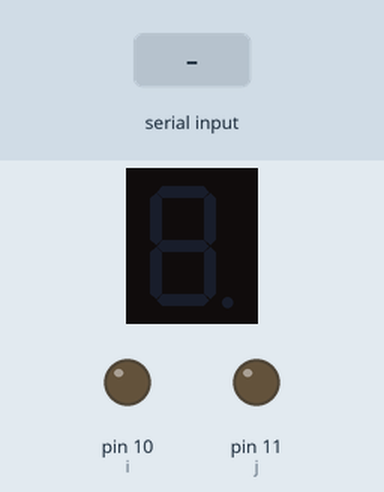
Recording of a sketch running on a simulated Arduino Uno, built with avr-gcc and run on an emulated ATmega328P. Parts: 1-digit seven-segment display, output pins drawn as LEDs (lit = HIGH). Wiring (inferred from the names in the program): 1-digit 7-segment display, segments lit when HIGH: segments pin 2, pin 3, pin 4, pin 5, pin 6, pin 7, pin 8, pin 9. The test bench sets the inputs (shaded band). The segment pins are drawn as the display they are named for; pins used as bus, display or sensor lines are not drawn.

Above: at 1.2 s.
1.3 s: "Z" received over the second serial link
At 2.6 s:
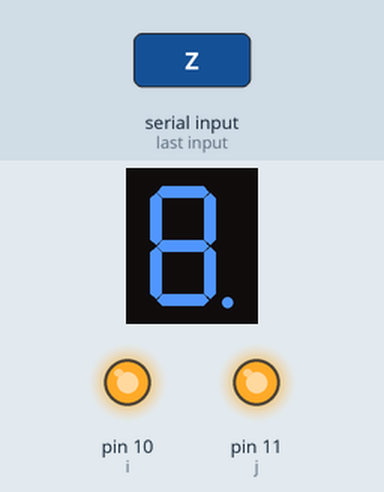
4.3 s: "x" received over the second serial link
At 6.1 s:
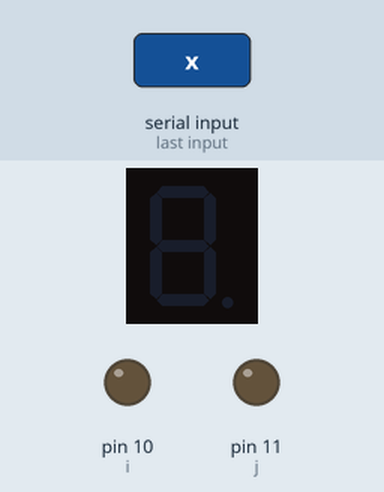
6.6 s: "X" received over the second serial link
At 10.3 s:
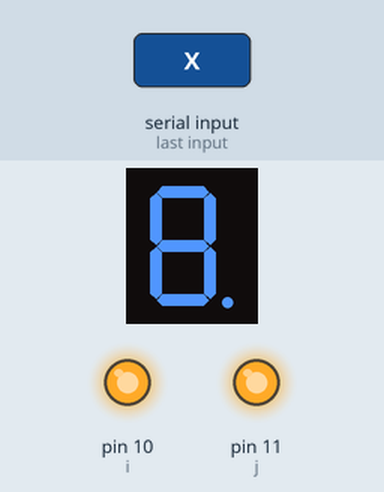
Timing chart, 0 to 11.8 s (numbered marks = the images above; inputs shaded):
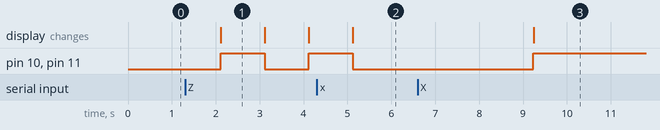

The sketch:

arduino.ino
```cpp
#include <SoftwareSerial.h>
int BluetoothData;
bool ledstate=false;
#define _pin_RX 0
#define _pin_TX 1
unsigned long interval=1000; // the time we need to wait
unsigned long previousMillis=0; // millis() returns an unsigned long.

SoftwareSerial HC(_pin_RX, _pin_TX);
int a=2,b=3,c=4,d=5,e=6,f=7,g=8,h=9,i=10,j=11;
// the setup function runs once when you press reset or power the board
void setup() {
   HC.begin(9600);
  HC.println("Bluetooth Enabled! Press 1 to turn LED13 ON, 0 to turn OFF.");
pinMode(a,OUTPUT);pinMode(b,OUTPUT);pinMode(c,OUTPUT);
  pinMode(d,OUTPUT);pinMode(e,OUTPUT);pinMode(f,OUTPUT);
  pinMode(g,OUTPUT);pinMode(h,OUTPUT);pinMode(i,OUTPUT);
  pinMode(j,OUTPUT);
  // initialize digital pin LED_BUILTIN as an output.
}

// the loop function runs over and over again forever
void loop() {
  if (ledstate==true){
  kedip();
  }
  else if (ledstate==false){
   ledstate=false;
}
unsigned long currentMillis = millis(); // grab current time

 // check if "interval" time has passed (1000 milliseconds)
 if ((unsigned long)(currentMillis - previousMillis) >= interval) {
  if(HC.available()){
  BluetoothData=HC.read();
       if(BluetoothData=='X'){
      ledstate=false;
      delay(1000);
      semuanyala();
      HC.println("LED10 is ON");
    }
   else if (BluetoothData=='x'){
     ledstate=false;
      delay(1000);
      semuamati();
      HC.println("LED10 is OFF");
    }
    else if (BluetoothData=='Z'){
 ledstate=true;
      HC.println("LED Berkedip");
    }
    delay(100);
  }
   previousMillis = millis();
 }

}

void semuanyala(){
  digitalWrite(a, HIGH);
  digitalWrite(b, HIGH);
  digitalWrite(c, HIGH);
  digitalWrite(d, HIGH);
  digitalWrite(e, HIGH);
  digitalWrite(f, HIGH);
  digitalWrite(g, HIGH);
  digitalWrite(h, HIGH);
  digitalWrite(i, HIGH);
  digitalWrite(j, HIGH);
}
void semuamati(){
  digitalWrite(a, LOW);
  digitalWrite(b, LOW);
  digitalWrite(c, LOW);
  digitalWrite(d, LOW);
  digitalWrite(e, LOW);
  digitalWrite(f, LOW);
  digitalWrite(g, LOW);
  digitalWrite(h, LOW);
  digitalWrite(i, LOW);
  digitalWrite(j, LOW);
}
void kedip(){
        digitalWrite(a, HIGH);   // turn the LED on (HIGH is the voltage level)
  digitalWrite(b, HIGH);   // turn the LED on (HIGH is the voltage level)
  digitalWrite(c, HIGH);
  digitalWrite(d, HIGH);
  digitalWrite(e, HIGH);
  digitalWrite(f, HIGH);
  digitalWrite(g, HIGH);
  digitalWrite(h, HIGH);
  digitalWrite(i, HIGH);
  digitalWrite(j, HIGH);
  delay(1000);                     // wait for a second
 digitalWrite(a, LOW);
  digitalWrite(b, LOW);    // turn the LED off by making the voltage LOW
 digitalWrite(c, LOW);
 digitalWrite(d, LOW);
 digitalWrite(e, LOW);
 digitalWrite(f, LOW);
 digitalWrite(g, LOW);
 digitalWrite(h, LOW);
 digitalWrite(i, LOW);
 digitalWrite(j, LOW);
  delay(1000);

}
```

Measured:
- after the input at 1.3 s, pin 10 (i), pin 11 (j): LOW → HIGH after 0.82 s, → LOW 1.0 s later, → HIGH 1.0 s later; the display: changes after 0.82 s (image 1)
- after the input at 4.3 s, pin 10 (i), pin 11 (j): goes on until 5.1 s, then stays LOW
- after the input at 6.6 s, pin 10 (i), pin 11 (j): LOW → HIGH after 2.6 s; the display: changes after 2.6 s (image 3)
- what the display in image 1 shows lasts 1.0 s, from 2.1 s to 3.1 s
